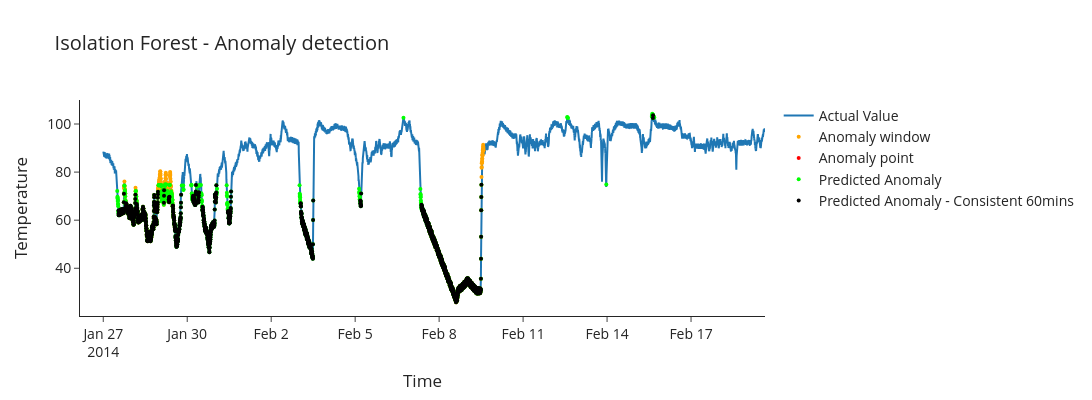
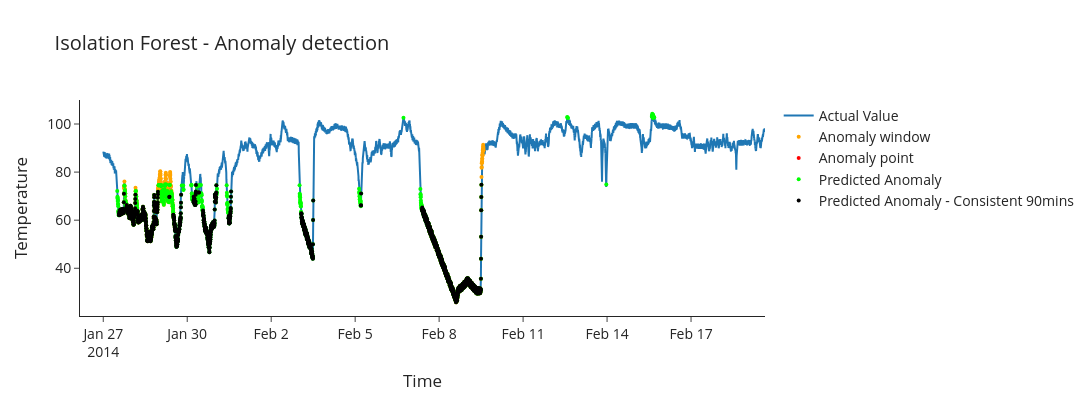
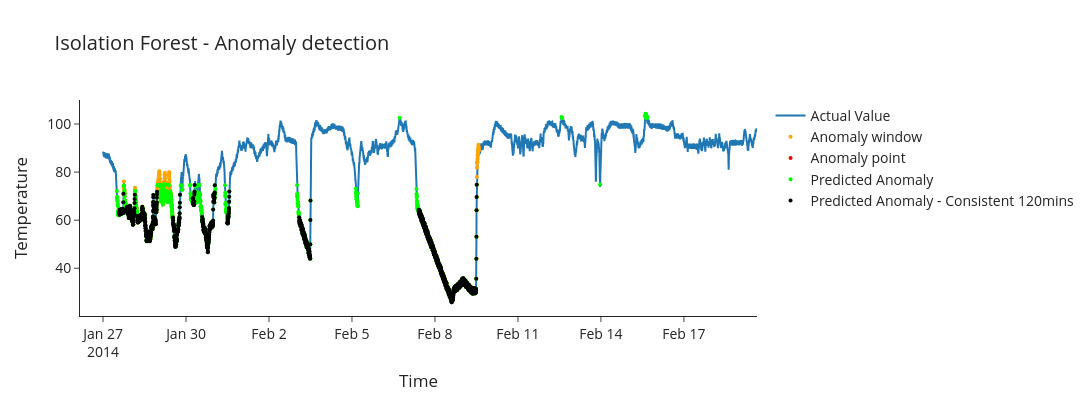

Write notebook code for charts like these, in order.
### Code cell
for window in windows:
    plot_anomaly_detection_iso(df_iso_2_test, consistency_window=window, consistency_check=True)
    plot_eva(df_iso_2_test, consistency_window=window, consistency_check=True)

### Figure 1 — Plotly figure (JSON) as saved in the notebook; plotly's stock layout.template omitted (floating-point values rounded to 4 significant figures; data arrays with more than 128 entries replaced by an {"elided": "..."} marker saying what was removed)
{"data": [{"name": "Actual Value", "type": "scatter", "x": {"elided": "6809 str values"}, "y": {"elided": "6809 float values"}}, {"marker": {"color": "orange", "size": 4, "symbol": "circle"}, "mode": "markers", "name": "Anomaly window", "type": "scatter", "x": {"elided": "1134 str values"}, "y": {"elided": "1134 float values"}}, {"marker": {"color": "red", "size": 4, "symbol": "circle"}, "mode": "markers", "name": "Anomaly point", "type": "scatter", "x": ["2014-01-28T13:55:00.000000000", "2014-02-08T14:30:00.000000000"], "y": [51.37, 25.89]}, {"marker": {"color": "lime", "size": 4}, "mode": "markers", "name": "Predicted Anomaly", "type": "scatter", "x": {"elided": "1672 str values"}, "y": {"elided": "1672 float values"}}, {"marker": {"color": "black", "size": 4}, "mode": "markers", "name": "Predicted Anomaly - Consistent 60mins", "type": "scatter", "x": {"elided": "1450 str values"}, "y": {"elided": "1450 float values"}}], "layout": {"font": {"size": 14}, "height": 400, "title": {"text": "Isolation Forest - Anomaly detection"}, "width": 1200, "xaxis": {"title": {"text": "Time"}}, "yaxis": {"title": {"text": "Temperature"}}}}

### Figure 2 — Plotly figure (JSON) as saved in the notebook; plotly's stock layout.template omitted (floating-point values rounded to 4 significant figures; data arrays with more than 128 entries replaced by an {"elided": "..."} marker saying what was removed)
{"data": [{"name": "Actual Value", "type": "scatter", "x": {"elided": "6809 str values"}, "y": {"elided": "6809 float values"}}, {"marker": {"color": "orange", "size": 4, "symbol": "circle"}, "mode": "markers", "name": "Anomaly window", "type": "scatter", "x": {"elided": "1134 str values"}, "y": {"elided": "1134 float values"}}, {"marker": {"color": "red", "size": 4, "symbol": "circle"}, "mode": "markers", "name": "Anomaly point", "type": "scatter", "x": ["2014-01-28T13:55:00.000000000", "2014-02-08T14:30:00.000000000"], "y": [51.37, 25.89]}, {"marker": {"color": "lime", "size": 4}, "mode": "markers", "name": "Predicted Anomaly", "type": "scatter", "x": {"elided": "1672 str values"}, "y": {"elided": "1672 float values"}}, {"marker": {"color": "black", "size": 4}, "mode": "markers", "name": "Predicted Anomaly - Consistent 90mins", "type": "scatter", "x": {"elided": "1373 str values"}, "y": {"elided": "1373 float values"}}], "layout": {"font": {"size": 14}, "height": 400, "title": {"text": "Isolation Forest - Anomaly detection"}, "width": 1200, "xaxis": {"title": {"text": "Time"}}, "yaxis": {"title": {"text": "Temperature"}}}}

### Figure 3 — Plotly figure (JSON) as saved in the notebook; plotly's stock layout.template omitted (floating-point values rounded to 4 significant figures; data arrays with more than 128 entries replaced by an {"elided": "..."} marker saying what was removed)
{"data": [{"name": "Actual Value", "type": "scatter", "x": {"elided": "6809 str values"}, "y": {"elided": "6809 float values"}}, {"marker": {"color": "orange", "size": 4, "symbol": "circle"}, "mode": "markers", "name": "Anomaly window", "type": "scatter", "x": {"elided": "1134 str values"}, "y": {"elided": "1134 float values"}}, {"marker": {"color": "red", "size": 4, "symbol": "circle"}, "mode": "markers", "name": "Anomaly point", "type": "scatter", "x": ["2014-01-28T13:55:00.000000000", "2014-02-08T14:30:00.000000000"], "y": [51.37, 25.89]}, {"marker": {"color": "lime", "size": 4}, "mode": "markers", "name": "Predicted Anomaly", "type": "scatter", "x": {"elided": "1672 str values"}, "y": {"elided": "1672 float values"}}, {"marker": {"color": "black", "size": 4}, "mode": "markers", "name": "Predicted Anomaly - Consistent 120mins", "type": "scatter", "x": {"elided": "1312 str values"}, "y": {"elided": "1312 float values"}}], "layout": {"font": {"size": 14}, "height": 400, "title": {"text": "Isolation Forest - Anomaly detection"}, "width": 1200, "xaxis": {"title": {"text": "Time"}}, "yaxis": {"title": {"text": "Temperature"}}}}
